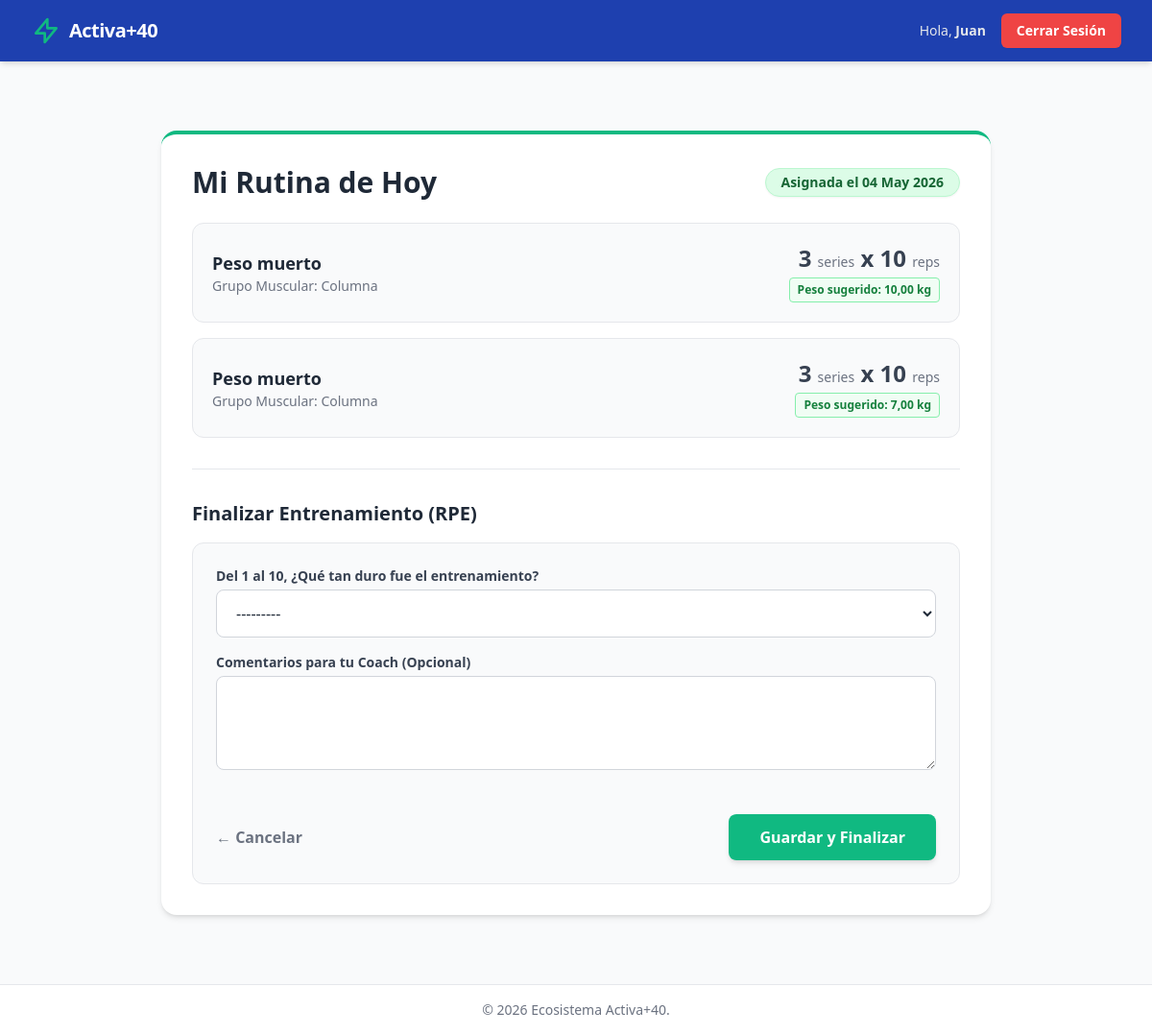
Page /entrenamiento/activa/ (signed in) on the earlier database version.
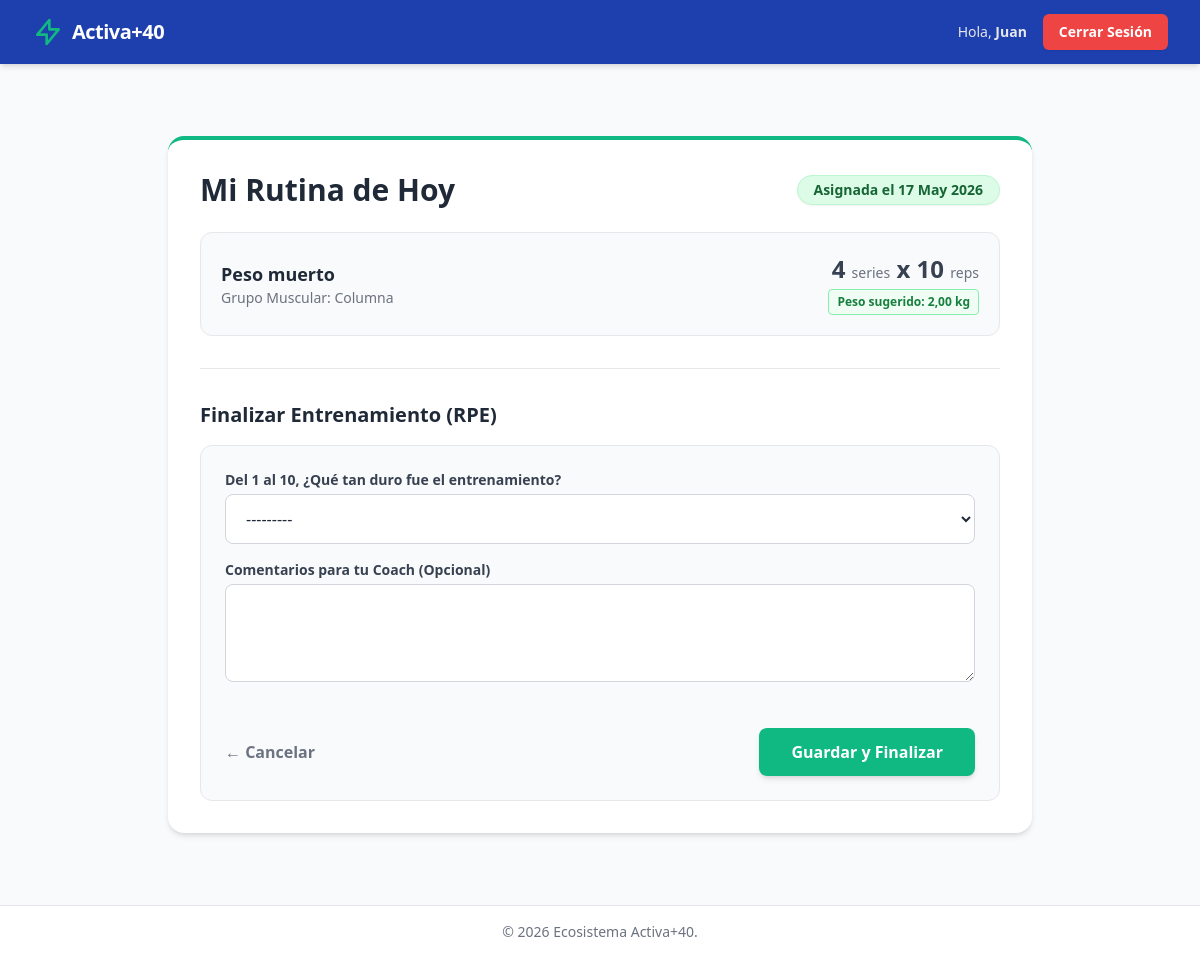
Same page on the later database version.
### entrenamiento/models.py (models this page shows, shortened)
class Rutina(models.Model):
    usuario = models.ForeignKey(settings.AUTH_USER_MODEL, on_delete=models.CASCADE, related_name='rutinas_cliente')
    coach = models.ForeignKey(settings.AUTH_USER_MODEL, on_delete=models.SET_NULL, null=True, blank=True, related_name='rutinas_coach')
    fecha_asignacion = models.DateField(auto_now_add=True)
    completada = models.BooleanField(default=False)
    class Meta:
        verbose_name = "Rutina"
        verbose_name_plural = "Rutinas"

class Detalle_Rutina(models.Model):
    rutina = models.ForeignKey(Rutina, on_delete=models.CASCADE, related_name='detalles')
    ejercicio = models.ForeignKey(Ejercicio, on_delete=models.CASCADE)
    series = models.IntegerField(default=3)
    repeticiones = models.IntegerField(default=10)
    peso_sugerido_kg = models.DecimalField(max_digits=5, decimal_places=2, null=True, blank=True)
    class Meta:
        verbose_name = "Detalle de Rutina"
        verbose_name_plural = "Detalles de Rutina"

### triage/models.py (models this page shows, shortened)
class Ejercicio(models.Model):
    nombre = models.CharField(max_length=100, verbose_name="Nombre del Ejercicio")
    grupo_muscular = models.CharField(max_length=100, verbose_name="Grupo Muscular")
    restricciones_vinculadas = models.ManyToManyField(
        Restriccion_Fisica,
        through='Contraindicacion',
        verbose_name="Contraindicado para"
    )
    class Meta:
        verbose_name = "Ejercicio"
        verbose_name_plural = "Ejercicios"

### entrenamiento/views.py (the view)
# urls.py: path('activa/', views.mi_rutina, name='mi_rutina'),
@login_required
def mi_rutina(request):
    if not getattr(request.user, 'es_cliente', False):
        return redirect('dashboard')
    rutina = Rutina.objects.filter(usuario=request.user, completada=False).prefetch_related('detalles__ejercicio').first()
    if not rutina:
        messages.info(request, 'No tienes rutinas pendientes.')
        return redirect('dashboard')
    if request.method == 'POST':
        form = RPEForm(request.POST)
        if form.is_valid():
            evaluacion = form.save(commit=False)
            evaluacion.rutina = rutina
            evaluacion.save()
            rutina.completada = True
            rutina.save()
            messages.success(request, '¡Felicidades! Has completado tu entrenamiento de hoy.')
            return redirect('dashboard')
    else:
        form = RPEForm()
    return render(request, 'entrenamiento/rutina_activa.html', {
        'rutina': rutina,
        'form': form
    })

### entrenamiento/forms.py
class RPEForm(forms.ModelForm):
    class Meta:
        model = Evaluacion_PostSesion
        fields = ['esfuerzo_rpe', 'comentario_usuario']
        labels = {
            'esfuerzo_rpe': '¿Qué tan intenso fue el entrenamiento de hoy? (RPE 1-10)',
            'comentario_usuario': '¿Algún comentario, molestia o duda para tu Coach?'
        }
        widgets = {
            'esfuerzo_rpe': forms.Select(attrs={'class': 'w-full px-4 py-3 rounded-lg border border-gray-300 focus:ring-2 focus:ring-activa-blue outline-none bg-white'}),
            'comentario_usuario': forms.Textarea(attrs={'class': 'w-full px-4 py-3 rounded-lg border border-gray-300 focus:ring-2 focus:ring-activa-blue outline-none', 'rows': 3}),
        }

### templates/entrenamiento/rutina_activa.html (shortened to what this page needs)
{% extends 'base.html' %}
{% block content %}
<div class="max-w-4xl mx-auto py-10 px-4">
    <div class="bg-white p-8 rounded-2xl shadow-md border-t-4 border-activa-accent">
        <div class="flex justify-between items-center mb-6">
            <h2 class="text-3xl font-bold text-gray-800">Mi Rutina de Hoy</h2>
            <span class="bg-green-100 text-green-800 text-sm font-bold px-4 py-1 rounded-full border border-green-200 shadow-sm">
                Asignada el {{ rutina.fecha_asignacion|date:"d M Y" }}
            </span>
        </div>
        <div class="space-y-4 mb-8">
            {% for detalle in rutina.detalles.all %}
                <div class="flex items-center justify-between p-5 bg-gray-50 border border-gray-200 rounded-xl">
                    <div>
                        <h3 class="font-bold text-lg text-gray-800">{{ detalle.ejercicio.nombre }}</h3>
                        <p class="text-sm text-gray-500 font-medium">Grupo Muscular: {{ detalle.ejercicio.grupo_muscular }}</p>
                    </div>
                    <div class="text-right">
                        <p class="font-black text-2xl text-gray-700">
                            {{ detalle.series }} <span class="text-sm text-gray-500 font-normal">series</span> x
                            {{ detalle.repeticiones }} <span class="text-sm text-gray-500 font-normal">reps</span>
                        </p>
                        {% if detalle.peso_sugerido_kg %}
                            <p class="text-xs font-bold text-green-700 border border-green-300 bg-green-50 rounded px-2 py-1 mt-1 inline-block">
                                Peso sugerido: {{ detalle.peso_sugerido_kg }} kg
                            </p>
                        {% endif %}
                    </div>
                </div>
            {% empty %}
                <p class="text-gray-500 italic">No hay ejercicios registrados para esta rutina.</p>
            {% endfor %}
        </div>
        <div class="mt-8 pt-8 border-t border-gray-200">
            <h3 class="text-xl font-bold text-gray-800 mb-4">Finalizar Entrenamiento (RPE)</h3>
            <form method="POST" class="bg-gray-50 p-6 rounded-xl border border-gray-200">
                <div class="space-y-4">
                    <div>
                        <label class="block text-sm font-bold text-gray-700 mb-1">Del 1 al 10, ¿Qué tan duro fue el entrenamiento?</label>
                        {{ form.esfuerzo_rpe }}
                    </div>
                    <div>
                        <label class="block text-sm font-bold text-gray-700 mb-1">Comentarios para tu Coach (Opcional)</label>
                        {{ form.comentario_usuario }}
                    </div>
                </div>
                <div class="flex justify-between items-center mt-6 pt-4">
                    <a href="{% url 'dashboard' %}" class="text-gray-500 hover:text-gray-800 font-bold transition flex items-center gap-2">
                        ← Cancelar
                    </a>
                    <button type="submit" class="bg-activa-accent hover:bg-green-600 text-white font-bold py-3 px-8 rounded-lg shadow-md transition">
                        Guardar y Finalizar
                    </button>
                </div>
            </form>
        </div>
    </div>
</div>
{% endblock %}

Differences in the rows shown:
no longer on this page (row edited): Rutina: fecha_asignacion "04 May 2026"
no longer on this page (row unchanged): Detalle_Rutina: ejercicio.nombre "Peso muerto", ejercicio.grupo_muscular "Columna", series "3", repeticiones "10", peso_sugerido_kg "10,00"
no longer on this page (row unchanged): Detalle_Rutina: ejercicio.nombre "Peso muerto", ejercicio.grupo_muscular "Columna", series "3", repeticiones "10", peso_sugerido_kg "7,00"
now on this page (row unchanged): Rutina: fecha_asignacion "17 May 2026"
now on this page (row unchanged): Detalle_Rutina: ejercicio.nombre "Peso muerto", ejercicio.grupo_muscular "Columna", series "4", repeticiones "10", peso_sugerido_kg "2,00"
